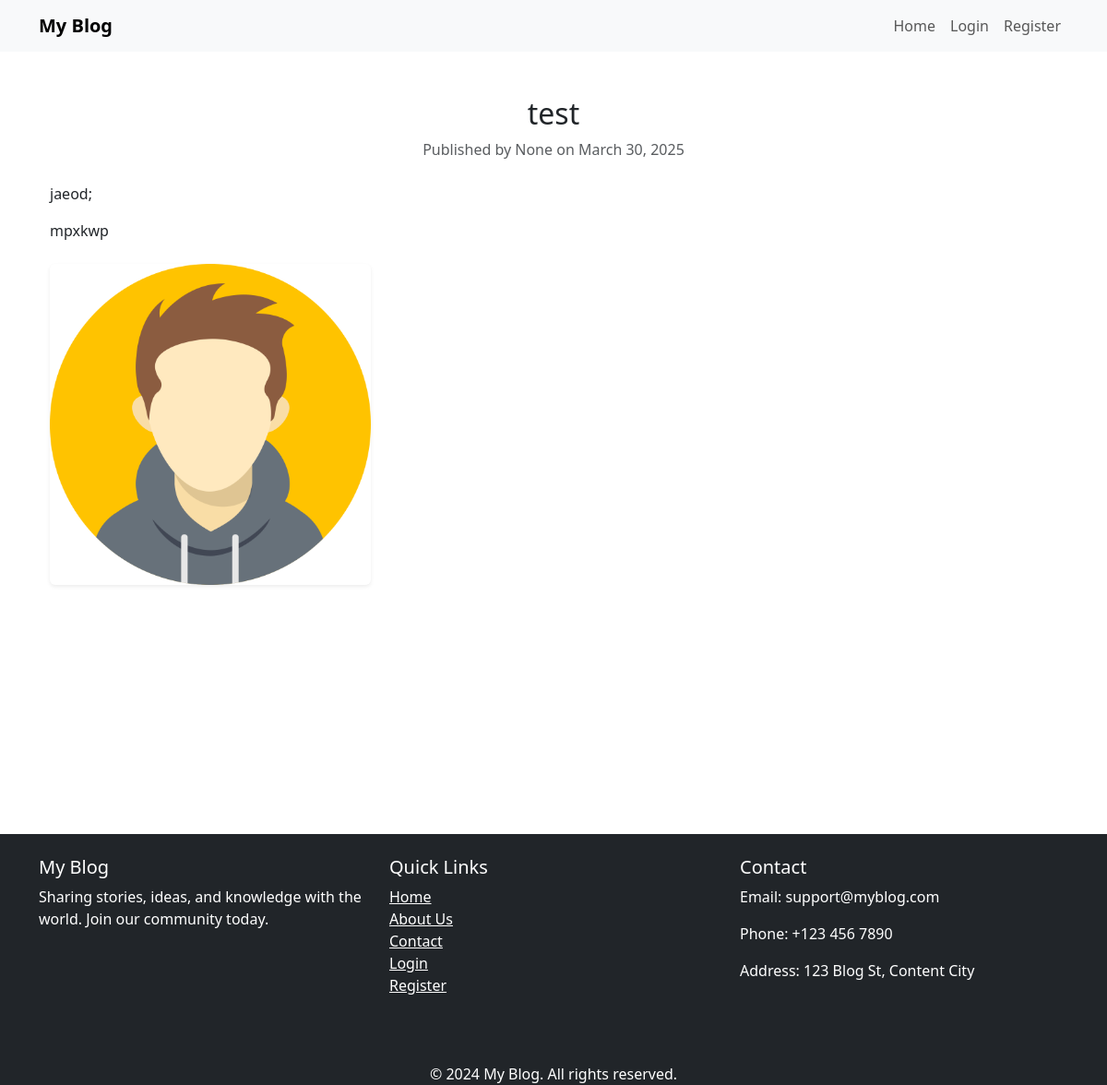
/view_blog/2, run on the app's committed database.
### app/models/Blog.py (models this page shows, shortened)
class Blog(db.Model):
    __tablename__ = "blog"
    id = db.Column(db.Integer, primary_key=True, autoincrement=True)
    title = db.Column(db.String(255), nullable=False, unique=True)
    description_text = db.Column(db.Text, nullable=False)
    description_content = db.Column(db.Text, nullable=True, default='')
    author_id = db.Column(db.Integer, db.ForeignKey('users.id'), nullable=False)
    category_id = db.Column(db.Integer, db.ForeignKey('category.id'), nullable=True)
    images_list = db.Column(db.Text, nullable=True, default='[]')
    created_at = db.Column(db.DateTime, default=datetime.utcnow)
    updated_at = db.Column(db.DateTime, default=datetime.utcnow, onupdate=datetime.utcnow)
    author = db.relationship('Users', backref=db.backref('blogs', lazy=True))
    category = db.relationship('Category', backref=db.backref('blogs', lazy=True))

### app/models/Users.py (models this page shows, shortened)
class Users(db.Model):
    __tablename__ = "users"
    id = db.Column(db.Integer, primary_key=True, autoincrement=True)
    email = db.Column(db.String(120), unique=True, nullable=False)
    password_hash = db.Column(db.String(256), nullable=False)
    full_name = db.Column(db.String(100), nullable=True)
    phone_number = db.Column(db.String(15), unique=True, nullable=True)
    dob = db.Column(db.Date, nullable=True)
    gender = db.Column(db.String(10), nullable=True)
    address = db.Column(db.String(500), nullable=True)
    profile_picture = db.Column(db.String(255), nullable=True, default="avatar.png")
    role = db.Column(db.String(20), nullable=False, default="user")
    is_active = db.Column(db.Boolean, default=True)
    created_at = db.Column(db.DateTime, default=db.func.current_timestamp())

### app/routes/blog.py (the view)
@blog.route("/view_blog/<int:blog_id>", methods=["GET"])
def view_blog(blog_id):
    blog_post = Blog.query.get_or_404(blog_id)
    images_list = json.loads(blog_post.images_list) if blog_post.images_list else []
    return render_template("view_blog.html", blog=blog_post, images=images_list)

### app/templates/view_blog.html (shortened to what this page needs)
{% extends "base.html" %}
{% block content %}
<div class="container mt-5">
    <h2 class="text-center">{{ blog.title }}</h2>
    <p class="text-muted text-center">
        Published by {{ blog.author.full_name }} on {{ blog.created_at.strftime('%B %d, %Y') }}
    </p>
    <p class="mt-4">{{ blog.description_text }}</p>
    <div class="mt-3">
        {{ blog.description_content|safe }}
    </div>
    {% if images %}
        <div class="mt-4 row">
            {% for image in images %}
                <div class="col-md-4 mb-3">
                    <img src="{{ url_for('static', filename='images/uploads/' + image) }}"
                         class="img-fluid rounded shadow-sm" alt="Blog Image">
                </div>
            {% endfor %}
        </div>
    {% endif %}
</div>
{% endblock %}

### data on the page
Blog: title "test", created_at "March 30, 2025", description_text "jaeod;", description_content "mpxkwp"
Users: author.full_name "None"
